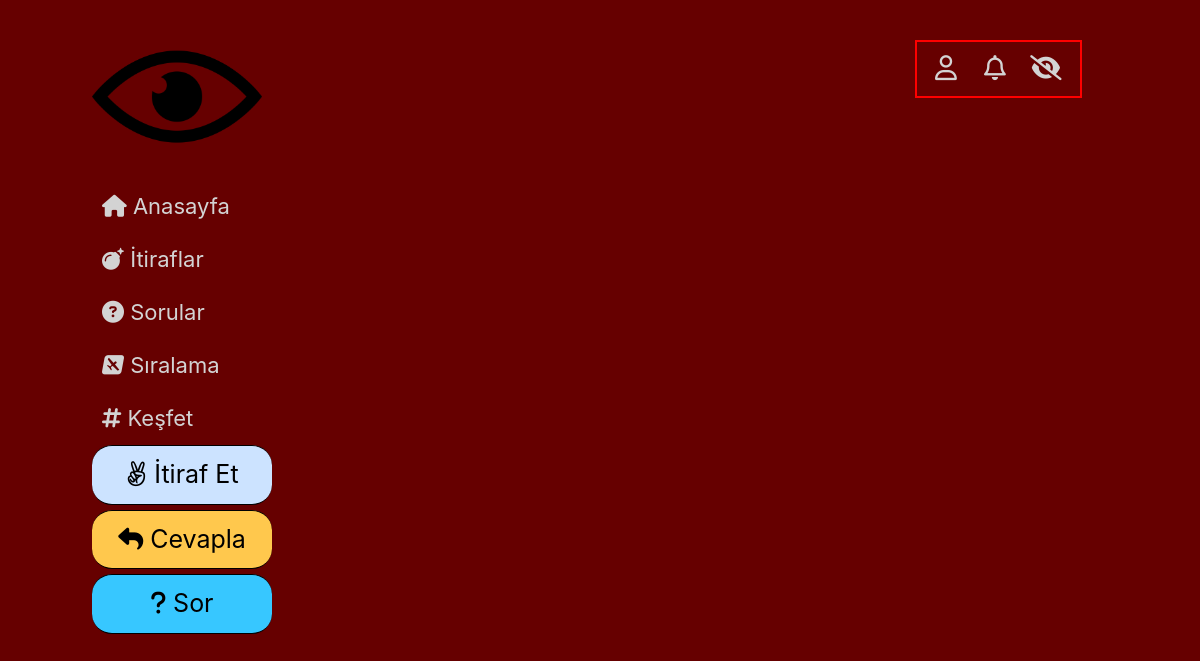
Page /cevaplar/ (signed in) on the earlier database version.
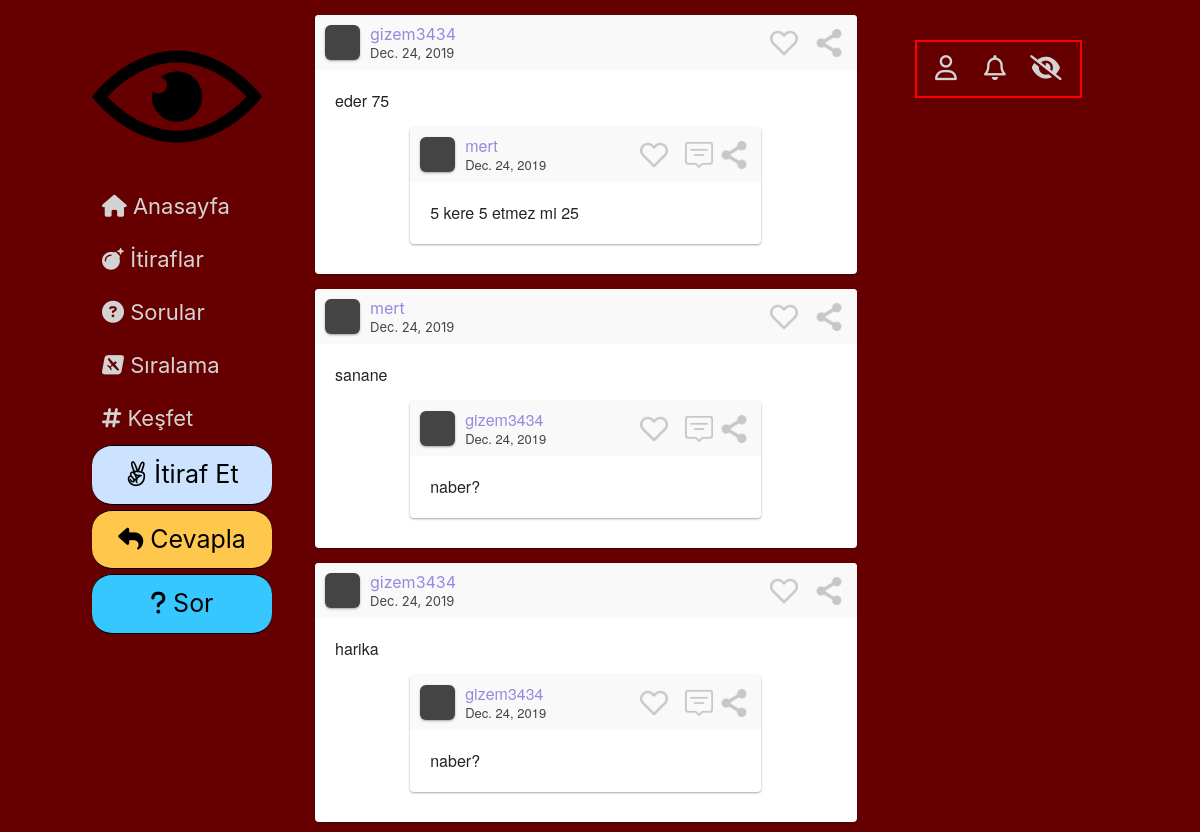
Same page on the later database version.
### website/models.py (models this page shows)
class reply_Post(models.Model):
    Reply_Post_Type = (
        ('Soru', 'Soru'),
        ('Yorum', 'Yorum')
    )
    reply_post_type = models.CharField(max_length=20, choices=Reply_Post_Type)
    main_post = models.ForeignKey(Post, on_delete=models.CASCADE, related_name='%(class)s_main_post')
    replied_post = models.ForeignKey(Post, on_delete=models.CASCADE, related_name='%(class)s_replied_post')

class Post(models.Model):
    Post_Type = (
        ('Post', 'Post'),
        ('Soru', 'Soru'),
        ('Yorum','Yorum')
    )
    Category = (
        ('Aşk', 'Aşk'),
        ('Dost Kazığı', 'Dost Kazığı'),
        ('Avcılar', 'Avcılar'),
        ('Civcivler', 'Civcivler'),
        ('Profesyonellik içerenler', 'Profesyonellik içerenler'),
        ('Diğer', 'Diğer')
    )
    publish_by = models.ForeignKey(User, on_delete=models.CASCADE)
    post_type = models.CharField(max_length=20, choices=Post_Type)
    category = models.CharField(max_length=20, choices=Category)
    publish_date = models.DateField()
    content = models.TextField(max_length=2000)
    likecount = models.IntegerField(default=0)
    replycount = models.IntegerField(default=0)
    def get_reply_url(self):
        return f"/cevapla/{self.pk}/"

### website/views.py (the view)
    def wrapper(request, *args, **kw):
        user = request.user
        if not user.is_authenticated:
            return redirect('login')
        else:
            return function(request, *args, **kw)

### website/views.py (called while the page is built)
def my_login_required(function):
    def wrapper(request, *args, **kw):
        user = request.user
        if not user.is_authenticated:
            return redirect('login')
        else:
            return function(request, *args, **kw)
    return wrapper

@my_login_required
def answer_page(request):
    answer_list = reply_Post.objects.all().filter(reply_post_type='Soru')
    content = {'answer_list': answer_list}
    return render(request, 'cevaplar.html', content)

### templates/cevaplar.html (shortened to what this page needs)
{% extends 'base.html' %}
{% block question %}
                             <li>
                                 <a href="{%  url 'questions' %}"  id="answer-question">
                                    <i class="fas fa-reply"></i>
                                    <span>Cevapla</span>
                                </a>
                            </li>
                            <li>
                                 <a href="{%  url 'send_question' %}"  id="ask-question">
                                    <i class="fas fa-question"></i>
                                    <span>Sor</span>
                                </a>
                            </li>
{% endblock %}
{% block content %}
    <div id="main-window">
    {% for answer in answer_list reversed %}
    <div class="post">
                    <div class="user">
                        <div class="user-img"></div>
                        <div class="user-info">
                            <div class="user-name">{{ answer.replied_post.publish_by.username }}</div>
                            <span class="post-date">{{answer.replied_post.publish_date}}</span>
                        </div>
                        <div class="actions">
                            <span class="heart"></span>
                            <span class="share"></span>
                        </div>
                    </div>
                    <div class="content">
                       {{answer.replied_post.content}}
                        <div class="post question-post">
                            <div class="user">
                                <div class="user-img"></div>
                                <div class="user-info">
                                    <div class="user-name">{{ answer.main_post.publish_by.username }}</div>
                                    <span class="post-date">{{answer.main_post.publish_date}}</span>
                                </div>
                                <div class="actions">
                                    <span class="heart"></span>
                                     <a href="{{ answer.main_post.get_reply_url }}"><span class="comment"></span></a>
                                    <span class="share"></span>
                                </div>
                            </div>
                            <div class="content">
                               {{ answer.main_post.content }}
                            </div>
                        </div>
                    </div>
                </div>
    {% endfor %}
</div>
{% endblock %}

Differences in the rows shown:
now on this page (row edited): reply_Post: replied_post.publish_by.username "gizem3434", replied_post.publish_date "Dec. 24, 2019", replied_post.content "eder 75", main_post.publish_by.username "mert", main_post.publish_date "Dec. 24, 2019", main_post.content "5 kere 5 etmez mi 25"
now on this page (row edited): reply_Post: replied_post.publish_by.username "mert", replied_post.publish_date "Dec. 24, 2019", replied_post.content "sanane", main_post.publish_by.username "gizem3434", main_post.publish_date "Dec. 24, 2019", main_post.content "naber?"
now on this page (row edited): reply_Post: replied_post.publish_by.username "gizem3434", replied_post.publish_date "Dec. 24, 2019", replied_post.content "harika", main_post.publish_by.username "gizem3434", main_post.publish_date "Dec. 24, 2019", main_post.content "naber?"
